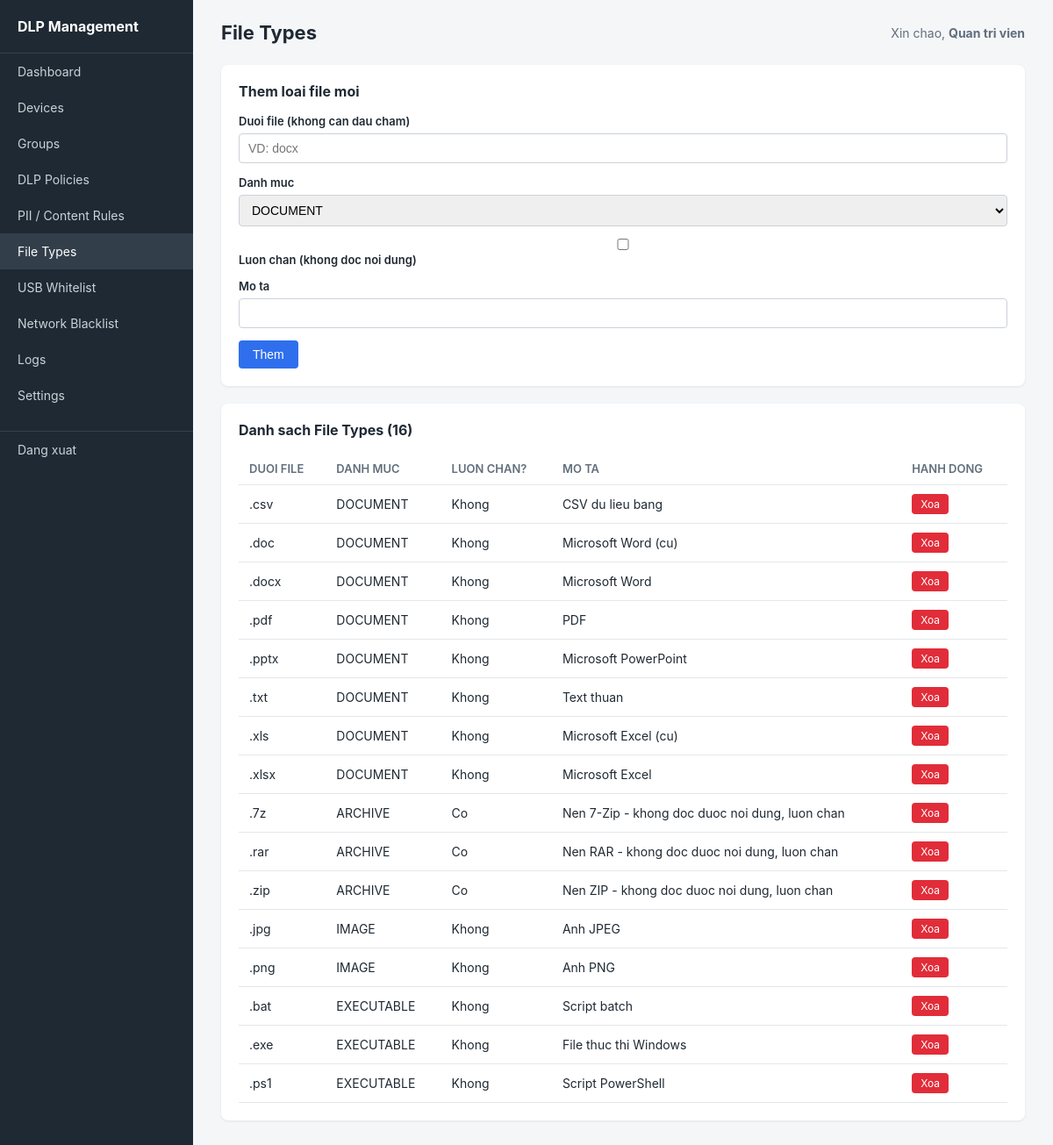
/admin/file_types.php (signed in), run on the app's committed database.
### tables this page shows
CREATE TABLE dlp_file_types (
    id                                  INT PRIMARY KEY AUTO_INCREMENT,
    extension                           VARCHAR(20) NOT NULL UNIQUE,
    category                            ENUM('DOCUMENT','ARCHIVE','IMAGE','EXECUTABLE','OTHER') NOT NULL,
    always_block_regardless_content     BOOLEAN DEFAULT FALSE,
    description                         VARCHAR(150)
);

### includes/helpers.php (called while the page is built, shortened)
<?php
function h(?string $value): string {
    return htmlspecialchars($value ?? '', ENT_QUOTES, 'UTF-8');
}

### includes/auth.php (called while the page is built, shortened)
<?php
function current_admin_name() {
    return $_SESSION['admin_full_name'] ?? $_SESSION['admin_username'] ?? 'Admin';
}

### admin/file_types.php (the view, shortened to what this page needs)
<?php
require_once __DIR__ . '/../includes/auth.php';
require_once __DIR__ . '/../config/database.php';
require_once __DIR__ . '/../includes/helpers.php';
$fileTypes = $pdo->query("SELECT * FROM dlp_file_types ORDER BY category, extension")->fetchAll();
$pageTitle = 'File Types';
$activeMenu = 'file_types';
require __DIR__ . '/../includes/layout_header.php';
?>
<div class="card">
    <h2>Them loai file moi</h2>
    <form method="POST">
        <div class="form-group">
            <label>Duoi file (khong can dau cham)</label>
            <input type="text" name="extension" placeholder="VD: docx" required>
        </div>
        <div class="form-group">
            <label>Danh muc</label>
            <select name="category">
                <option value="DOCUMENT">DOCUMENT</option>
            </select>
        </div>
        <div class="form-group">
            <label><input type="checkbox" name="always_block"> Luon chan (khong doc noi dung)</label>
        </div>
        <div class="form-group">
            <label>Mo ta</label>
            <input type="text" name="description">
        </div>
        <button type="submit" class="btn btn-primary">Them</button>
    </form>
</div>
<div class="card">
    <h2>Danh sach File Types (<?= count($fileTypes) ?>)</h2>
    <table>
        <thead><tr><th>Duoi file</th><th>Danh muc</th><th>Luon chan?</th><th>Mo ta</th><th>Hanh dong</th></tr></thead>
        <tbody>
        <?php foreach ($fileTypes as $ft): ?>
            <tr>
                <td>.<?= h($ft['extension']) ?></td>
                <td><?= h($ft['category']) ?></td>
                <td><?= $ft['always_block_regardless_content'] ? 'Co' : 'Khong' ?></td>
                <td><?= h($ft['description']) ?></td>
                <td><a href="file_types.php?delete=<?= (int)$ft['id'] ?>" class="btn btn-danger btn-sm" onclick="return confirm('Xoa loai file nay?')">Xoa</a></td>
            </tr>
        <?php endforeach; ?>
        </tbody>
    </table>
</div>
<?php require __DIR__ . '/../includes/layout_footer.php'; ?>

### includes/layout_header.php (shortened to what this page needs)
<?php
$activeMenu = $activeMenu ?? '';
$menuItems = [
    'dashboard'         => ['label' => 'Dashboard',          'href' => 'dashboard.php'],
    'devices'           => ['label' => 'Devices',            'href' => 'devices.php'],
    'groups'            => ['label' => 'Groups',             'href' => 'groups.php'],
    'policies'          => ['label' => 'DLP Policies',       'href' => 'policies.php'],
    'content_rules'     => ['label' => 'PII / Content Rules','href' => 'content_rules.php'],
    'file_types'        => ['label' => 'File Types',         'href' => 'file_types.php'],
    'usb_whitelist'     => ['label' => 'USB Whitelist',      'href' => 'usb_whitelist.php'],
    'network_blacklist' => ['label' => 'Network Blacklist',  'href' => 'network_blacklist.php'],
    'logs'              => ['label' => 'Logs',               'href' => 'logs.php'],
    'settings'          => ['label' => 'Settings',           'href' => 'settings.php'],
];
?>
<!DOCTYPE html>
<html lang="vi">
<head>
    <link rel="stylesheet" href="assets/style.css">
</head>
<body>
<div class="layout">
    <div class="sidebar">
        <h2>DLP Management</h2>
        <nav>
            <?php foreach ($menuItems as $key => $item): ?>
                <a href="<?= h($item['href']) ?>" class="<?= $activeMenu === $key ? 'active' : '' ?>">
                    <?= h($item['label']) ?>
                </a>
            <?php endforeach; ?>
            <div class="logout">
                <a href="logout.php">Dang xuat</a>
            </div>
        </nav>
    </div>
    <div class="main">
        <div class="topbar">
            <h1><?= h($pageTitle ?? '') ?></h1>
            <div class="admin-name">Xin chao, <strong><?= h(current_admin_name()) ?></strong></div>
        </div>

### includes/layout_footer.php
    </div>
</div>
</body>
</html>

### admin/assets/style.css (style rules this page uses)
* { box-sizing: border-box; margin: 0; padding: 0; }
body { font-family: -apple-system, "Segoe UI", Roboto, Arial, sans-serif; background: #f4f6f8; color: #1f2933; }
.layout { display: flex; min-height: 100vh; }
.sidebar { width: 220px; background: #1f2933; color: #fff; padding: 20px 0; flex-shrink: 0; }
.sidebar h2 { font-size: 16px; padding: 0 20px 20px; border-bottom: 1px solid #34404a; }
.sidebar nav a { display: block; color: #cbd2d9; text-decoration: none; padding: 12px 20px; font-size: 14px; }
.sidebar nav a:hover, .sidebar nav a.active { background: #323f4b; color: #fff; }
.sidebar .logout { margin-top: 20px; border-top: 1px solid #34404a; }
.main { flex: 1; padding: 24px 32px; }
.topbar { display: flex; justify-content: space-between; align-items: center; margin-bottom: 24px; }
.topbar h1 { font-size: 22px; }
.topbar .admin-name { color: #616e7c; font-size: 14px; }
.card { background: #fff; border-radius: 8px; padding: 20px; margin-bottom: 20px; box-shadow: 0 1px 3px rgba(0,0,0,0.08); }
.card h2 { font-size: 16px; margin-bottom: 16px; }
table { width: 100%; border-collapse: collapse; font-size: 14px; }
th, td { text-align: left; padding: 10px 12px; border-bottom: 1px solid #e4e7eb; }
th { color: #616e7c; font-weight: 600; font-size: 13px; text-transform: uppercase; }
.form-group { margin-bottom: 14px; }
.form-group label { display: block; font-size: 13px; font-weight: 600; margin-bottom: 6px; }
.form-group input, .form-group select, .form-group textarea { width: 100%; padding: 8px 10px; border: 1px solid #cbd2d9; border-radius: 4px; font-size: 14px; }
.btn { display: inline-block; padding: 8px 16px; border-radius: 4px; border: none; font-size: 14px; cursor: pointer; text-decoration: none; }
.btn-primary { background: #2f6fed; color: #fff; }
.btn-danger { background: #e12d39; color: #fff; }
.btn-sm { padding: 4px 10px; font-size: 12px; }

### data on the page
dlp_file_types: extension "csv", category "DOCUMENT", always_block_regardless_content "Khong", description "CSV du lieu bang"
dlp_file_types: extension "doc", category "DOCUMENT", always_block_regardless_content "Khong", description "Microsoft Word (cu)"
dlp_file_types: extension "docx", category "DOCUMENT", always_block_regardless_content "Khong", description "Microsoft Word"
dlp_file_types: extension "pdf", category "DOCUMENT", always_block_regardless_content "Khong", description "PDF"
dlp_file_types: extension "pptx", category "DOCUMENT", always_block_regardless_content "Khong", description "Microsoft PowerPoint"
dlp_file_types: extension "txt", category "DOCUMENT", always_block_regardless_content "Khong", description "Text thuan"
dlp_file_types: extension "xls", category "DOCUMENT", always_block_regardless_content "Khong", description "Microsoft Excel (cu)"
dlp_file_types: extension "xlsx", category "DOCUMENT", always_block_regardless_content "Khong", description "Microsoft Excel"
dlp_file_types: extension "7z", category "ARCHIVE", always_block_regardless_content "Co", description "Nen 7-Zip - khong doc duoc noi dung, luon chan"
dlp_file_types: extension "rar", category "ARCHIVE", always_block_regardless_content "Co", description "Nen RAR - khong doc duoc noi dung, luon chan"
dlp_file_types: extension "zip", category "ARCHIVE", always_block_regardless_content "Co", description "Nen ZIP - khong doc duoc noi dung, luon chan"
dlp_file_types: extension "jpg", category "IMAGE", always_block_regardless_content "Khong", description "Anh JPEG"
dlp_file_types: extension "png", category "IMAGE", always_block_regardless_content "Khong", description "Anh PNG"
dlp_file_types: extension "bat", category "EXECUTABLE", always_block_regardless_content "Khong", description "Script batch"
dlp_file_types: extension "exe", category "EXECUTABLE", always_block_regardless_content "Khong", description "File thuc thi Windows"
dlp_file_types: extension "ps1", category "EXECUTABLE", always_block_regardless_content "Khong", description "Script PowerShell"

### other printed values
$item['label'] "Dashboard"
$item['label'] "Devices"
$item['label'] "Groups"
$item['label'] "DLP Policies"
$item['label'] "PII / Content Rules"
$item['label'] "File Types"
$item['label'] "USB Whitelist"
$item['label'] "Network Blacklist"
$item['label'] "Logs"
$item['label'] "Settings"
$pageTitle "File Types"
current_admin_name() "Quan tri vien"
count($fileTypes) "16"
